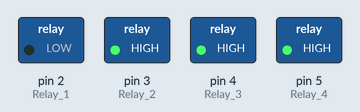
A sketch run on a simulated Arduino Uno, built with avr-gcc and run on an emulated ATmega328P. On the bench: switched loads named in the sketch (green lamp = pin HIGH).

Above: at 4.5 s.
At 5.5 s:
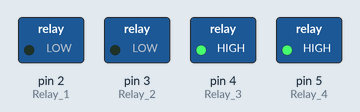
At 6.5 s:
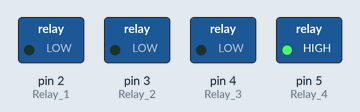
At 9.0 s:
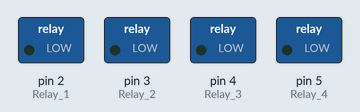
At 12.5 s:
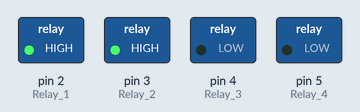
At 16.0 s:
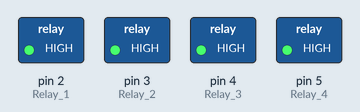
Timing chart, 0 to 22.2 s (numbered marks = the images above):
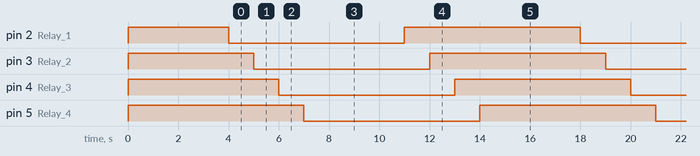

The sketch:

relay_test_1.ino
```cpp
/*-----( Declare Constants )-----*/
#define RELAY_ON 0
#define RELAY_OFF 1
/*-----( Declare objects )-----*/
/*-----( Declare Variables )-----*/
#define Relay_1  2  // Arduino Digital I/O pin number
#define Relay_2  3
#define Relay_3  4
#define Relay_4  5

void setup()   /****** SETUP: RUNS ONCE ******/
{
//-------( Initialize Pins so relays are inactive at reset)----
  digitalWrite(Relay_1, RELAY_OFF);
  digitalWrite(Relay_2, RELAY_OFF);
  digitalWrite(Relay_3, RELAY_OFF);
  digitalWrite(Relay_4, RELAY_OFF);

//---( THEN set pins as outputs )----
  pinMode(Relay_1, OUTPUT);
  pinMode(Relay_2, OUTPUT);
  pinMode(Relay_3, OUTPUT);
  pinMode(Relay_4, OUTPUT);
  delay(4000); //Check that all relays are inactive at Reset

}//--(end setup )---


void loop()   /****** LOOP: RUNS CONSTANTLY ******/
{
//---( Turn all 4 relays ON in sequence)---
  digitalWrite(Relay_1, RELAY_ON);// set the Relay ON
  delay(1000);              // wait for a second
  digitalWrite(Relay_2, RELAY_ON);// set the Relay ON
  delay(1000);              // wait for a second
  digitalWrite(Relay_3, RELAY_ON);// set the Relay ON
  delay(1000);              // wait for a second
  digitalWrite(Relay_4, RELAY_ON);// set the Relay ON
  delay(4000);              // wait see all relays ON

//---( Turn all 4 relays OFF in sequence)---
  digitalWrite(Relay_1, RELAY_OFF);// set the Relay OFF
  delay(1000);              // wait for a second
  digitalWrite(Relay_2, RELAY_OFF);// set the Relay OFF
  delay(1000);              // wait for a second
  digitalWrite(Relay_3, RELAY_OFF);// set the Relay OFF
  delay(1000);              // wait for a second
  digitalWrite(Relay_4, RELAY_OFF);// set the Relay OFF
  delay(4000);              // wait see all relays OFF


}//--(end main loop )---
```

Measured:
- by itself, pin 2 (Relay_1), pin 3 (Relay_2), pin 4 (Relay_3), pin 5 (Relay_4): alternates HIGH for 7.0 s and LOW for 7.0 s
- by itself, everything shown: repeats every 14.0 s, in 8 steps
